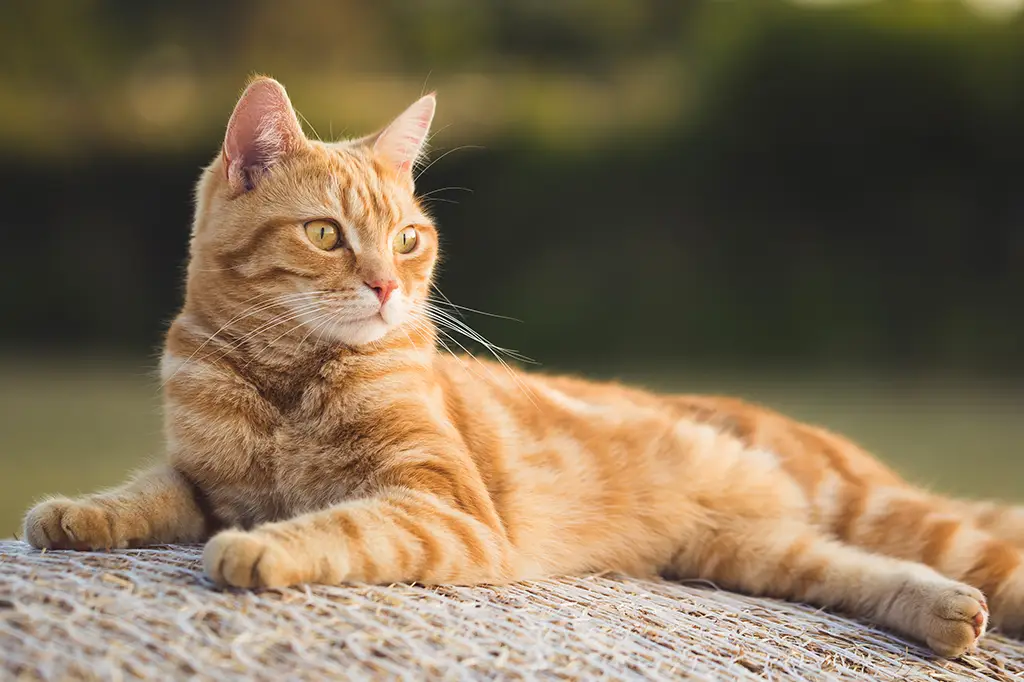
#> input picture teste.png, 1024 x 682 px
$ python -i main.py   (imports and definitions only)
#> lines starting #> are read from the running program, lines starting #| are printed output that depends on the picture
#> further down, picture is the input picture: shape (682, 1024, 3); mean B, G, R 82.3, 108, 125.6
import cv2
import numpy as np
from matplotlib import pyplot as plt
import scipy
from scipy.interpolate import UnivariateSpline

teste = {}

class Sticker():
    # [11 lines left out: functions __init__, mouseCallback, not called in this run]

def LookupTable(x, y):
  spline = UnivariateSpline(x, y)
  return spline(range(256))

def greyscale(img):
    greyscale = cv2.cvtColor(img, cv2.COLOR_BGR2GRAY)
    return greyscale

def bright(img, beta_value):
    img_bright = cv2.convertScaleAbs(img, beta=beta_value)
    return img_bright

# [13 lines left out: functions sharpen, sepia, not called in this run]

def pencilSketchGrey(img):
    sk_gray, sk_color = cv2.pencilSketch(img, sigma_s=60, sigma_r=0.07, shade_factor=0.1)
    return  sk_gray

def invert(img):
    inv = cv2.bitwise_not(img)
    return inv

def summer(img):
    increaseLookupTable = LookupTable([0, 64, 128, 256], [0, 80, 160, 256])
    decreaseLookupTable = LookupTable([0, 64, 128, 256], [0, 50, 100, 256])
    blue_channel, green_channel,red_channel  = cv2.split(img)
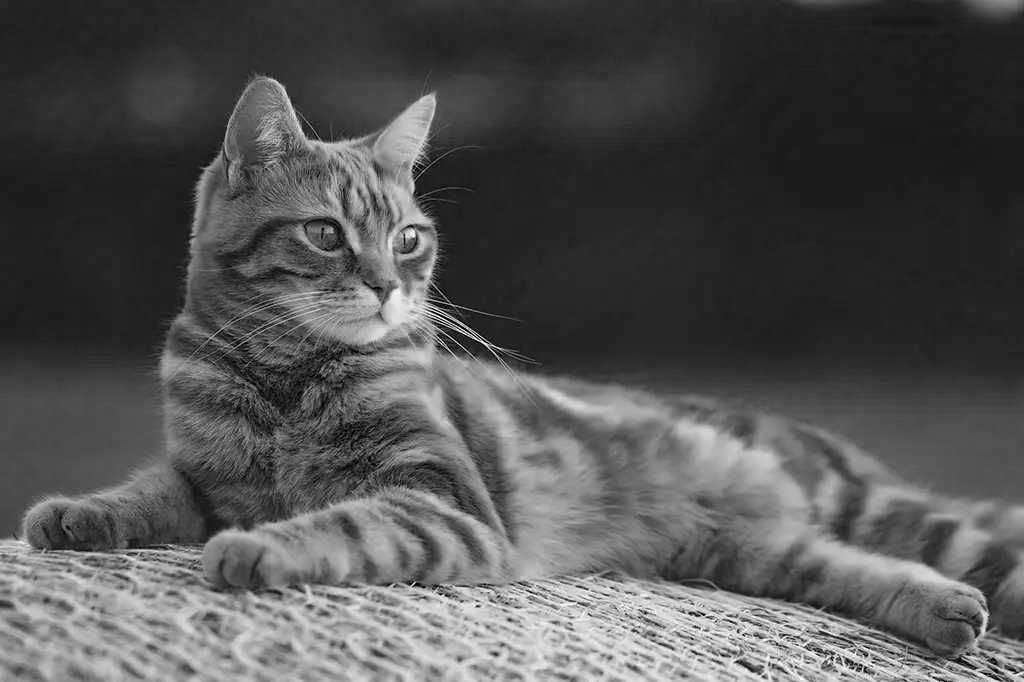
#> blue_channel: shape (682, 1024); min 0, max 255, mean 82.3
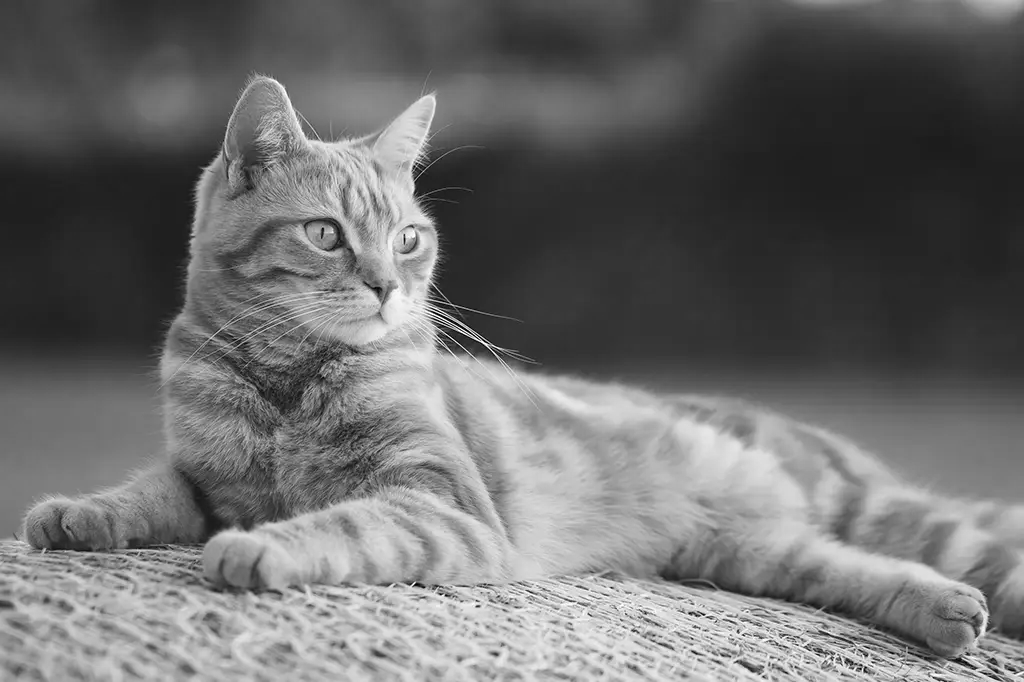
#> green_channel: shape (682, 1024); min 0, max 255, mean 108
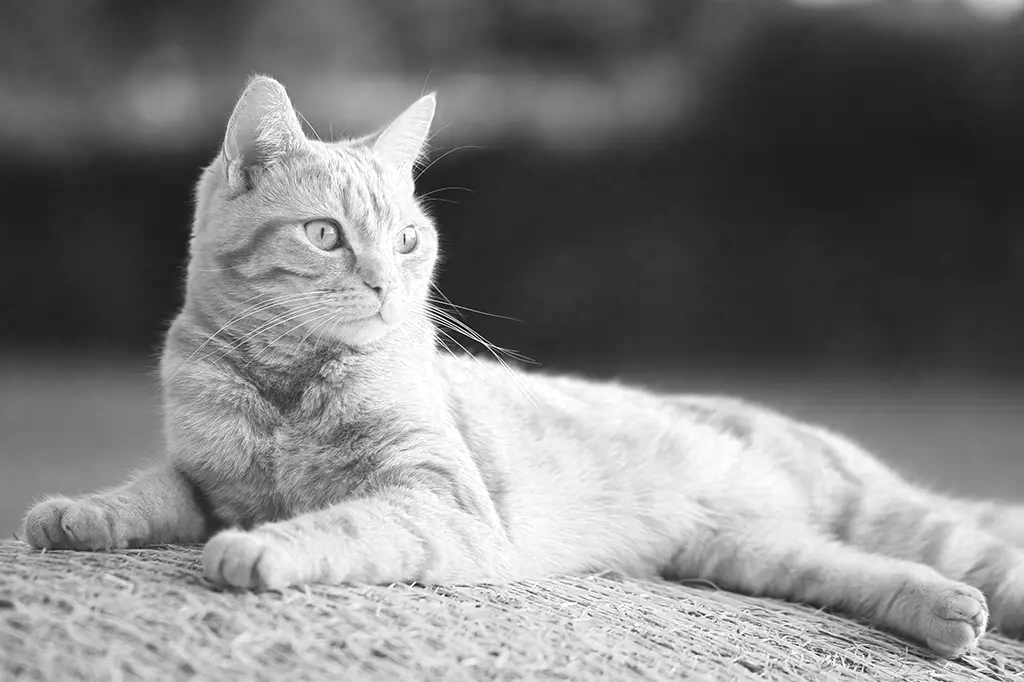
#> red_channel: shape (682, 1024); min 0, max 255, mean 125.6
    red_channel = cv2.LUT(red_channel, increaseLookupTable).astype(np.uint8)
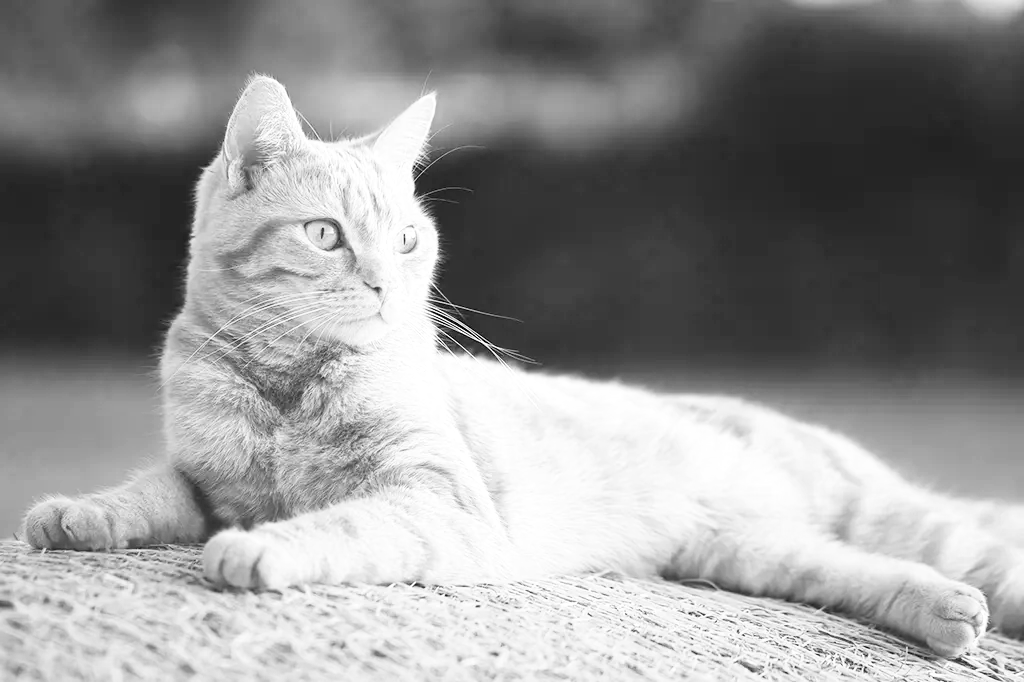
#> red_channel: shape (682, 1024); min 0, max 255, mean 145.6
    blue_channel = cv2.LUT(blue_channel, decreaseLookupTable).astype(np.uint8)
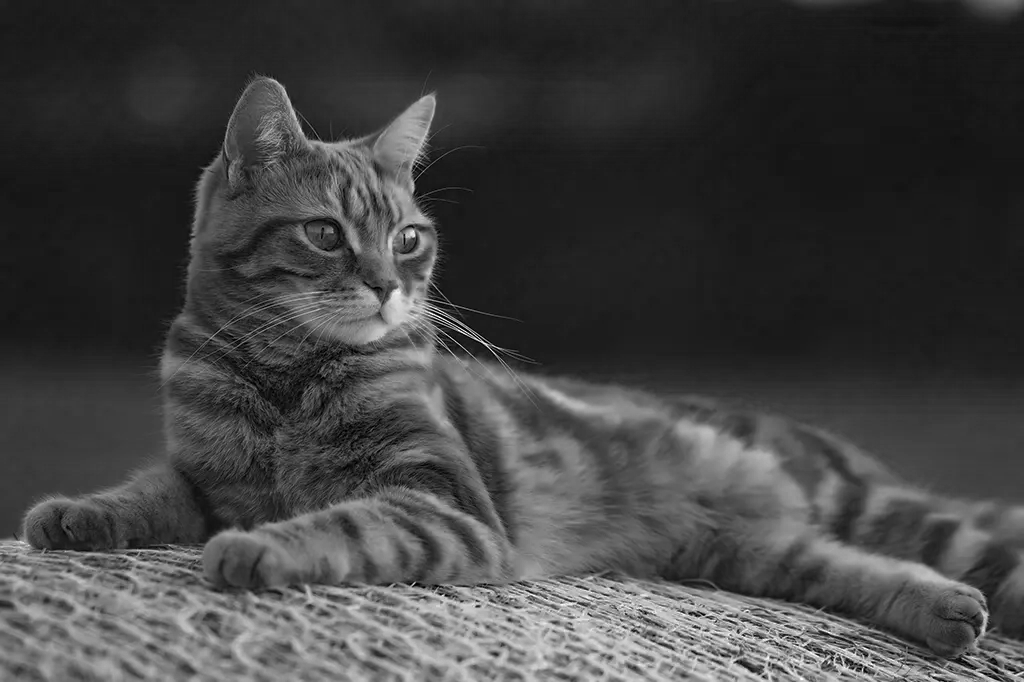
#> blue_channel: shape (682, 1024); min 0, max 254, mean 65.8
    sum= cv2.merge((blue_channel, green_channel, red_channel ))
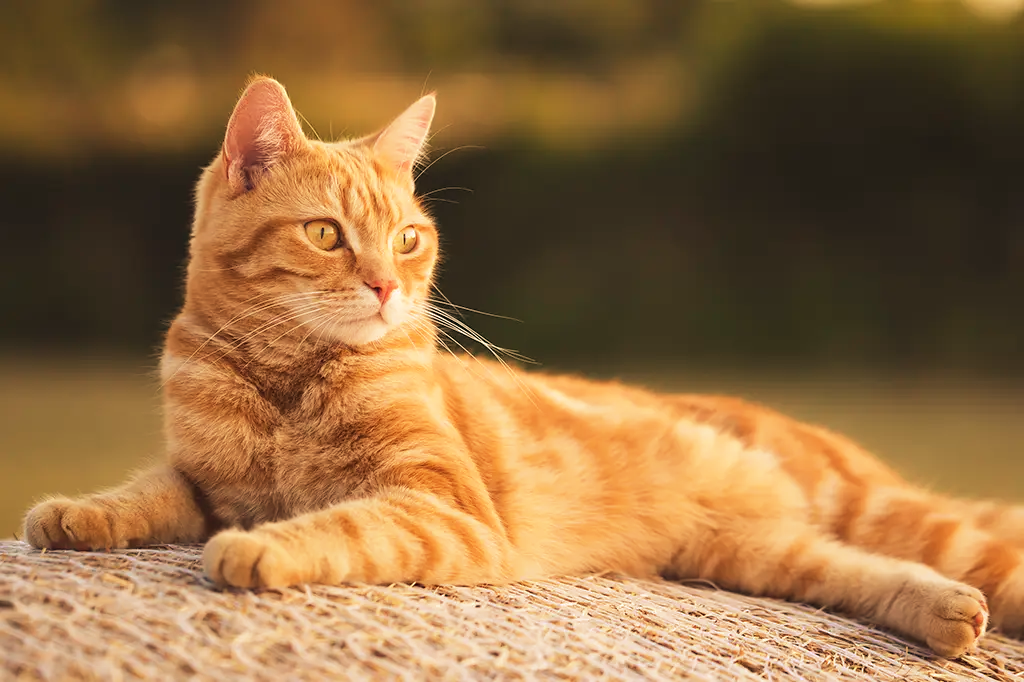
#> sum: shape (682, 1024, 3); mean B, G, R 65.8, 108, 145.6
    return sum

# [8 lines left out: function winter, not called in this run]

def HDR(img):
    hdr = cv2.detailEnhance(img, sigma_s=12, sigma_r=0.15)
    return  hdr

def blur(img):
    blurredImage = cv2.GaussianBlur(img, (15, 15), 0)
    return  blurredImage

def saveImage(img, filename):
    cv2.imwrite(filename, img)

# [58 lines left out: functions select_filter, select_sticker, options, not called in this run]


# [3 lines not run here, left out]

selectedFilter = 0
selectedSticker = 1
stickers = []
image = None
imageFilter = None
imageSticker = None
vid = None
sticker = 0

# [1 line not run here, left out]
# [1 line that did not run here, left out]

# [38 lines not run here, left out]

>>> import cv2
>>> picture = cv2.imread('teste.png')
>>> result = summer(picture)
